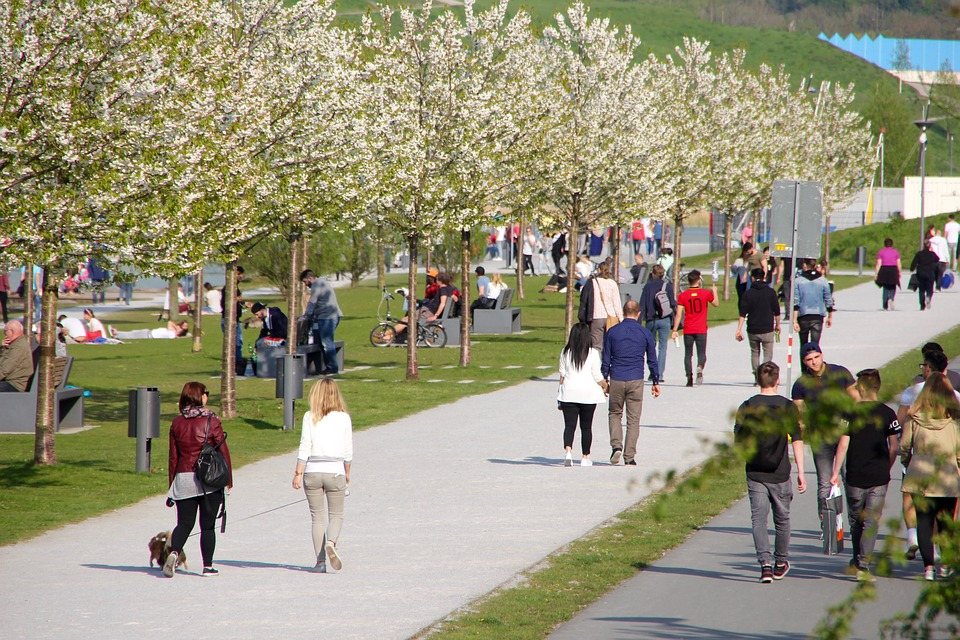
%> input picture Escrita/Template TOS/Sections/2AV1/Diagrams/passeioOri.jpg, 960 x 640 px
$ octave intracorr.m   (GNU Octave 9; MATLAB toolbox functions it lacks are replaced by stand-ins)
%> lines starting %> are read from the running program, lines starting %| are printed output that depends on the picture
### Developed_Work/Libaom/Tests/setGraphs.m
function setGraphs
    set(    groot, ...
            'DefaultFigureColor', 'w', ...
            'DefaultAxesLineWidth', 1, ...
            'DefaultAxesXColor', 'k', ...
            'DefaultAxesYColor', 'k', ...
            'DefaultAxesFontUnits', 'points', ...
            'DefaultAxesFontSize', 20, ...
            'DefaultAxesFontName', 'Times', ...
            'DefaultLineLineWidth', 4, ...
            'DefaultTextFontUnits', 'Points', ...
            'DefaultTextFontSize', 20, ...
            'DefaultTextFontName', 'Times', ...
            'DefaultAxesBox', 'off', ...
            'DefaultAxesTickLength', [0.02 0.025]);
    % set the tickdirs to go out - need this specific order
    set(    groot, 'DefaultAxesTickDir', 'out');
    set(    groot, 'DefaultAxesTickDirMode', 'manual');
end

### DevelopedWork/Libaom/Tests/Analysis Scripts/intracorr.m
%% Horizontal shift correlation
% Performs various horizontal shifts to an image, and calculates the
% autocorrelation with the original image
% Made for an example in my master thesis
clear all
close all
clc

%% Parameters
im_in_name = '/run/media/moinocencio/Data/Tese/Master-Thesis/Escrita/Template TOS/Sections/2AV1/Diagrams/passeioOri.jpg';
n_shifts = 10;

%% Calculate Correlation
im_in = imread(im_in_name);
%> im_in is the input picture: size 640x960x3 uint8; mean R, G, B 149.6, 144.9, 120.7
im_in_r = im_in(:,:,1);
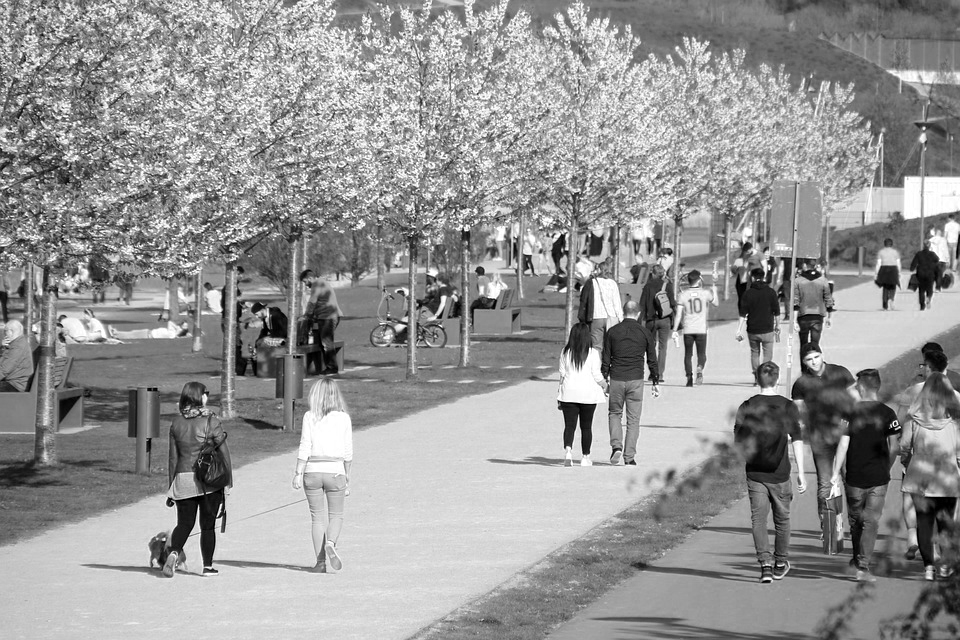
%> im_in_r: size 640x960 uint8; min 0, max 255, mean 149.6
im_in_g = im_in(:,:,2);
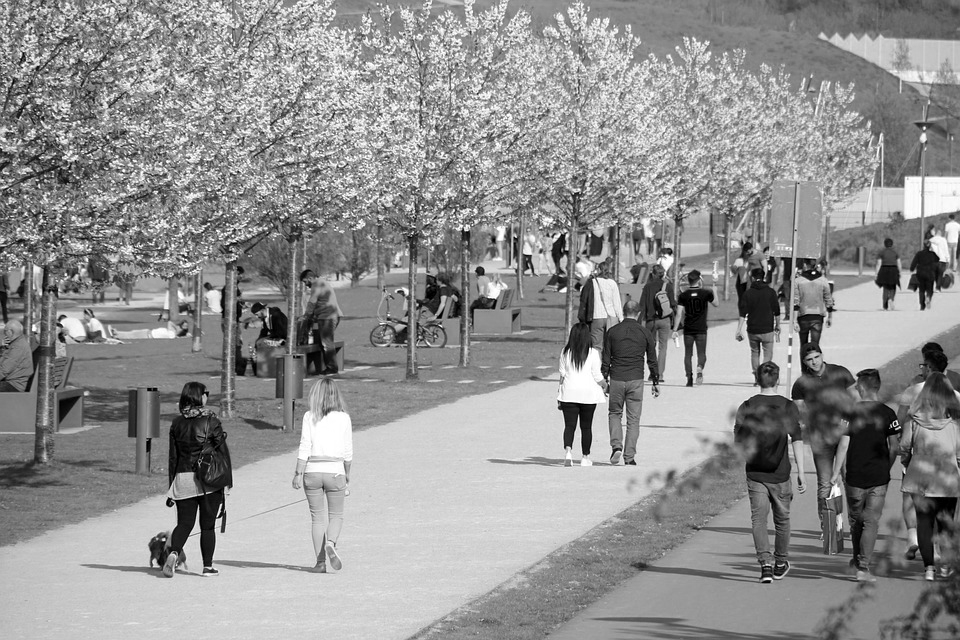
%> im_in_g: size 640x960 uint8; min 0, max 255, mean 144.9
im_in_b = im_in(:,:,3);
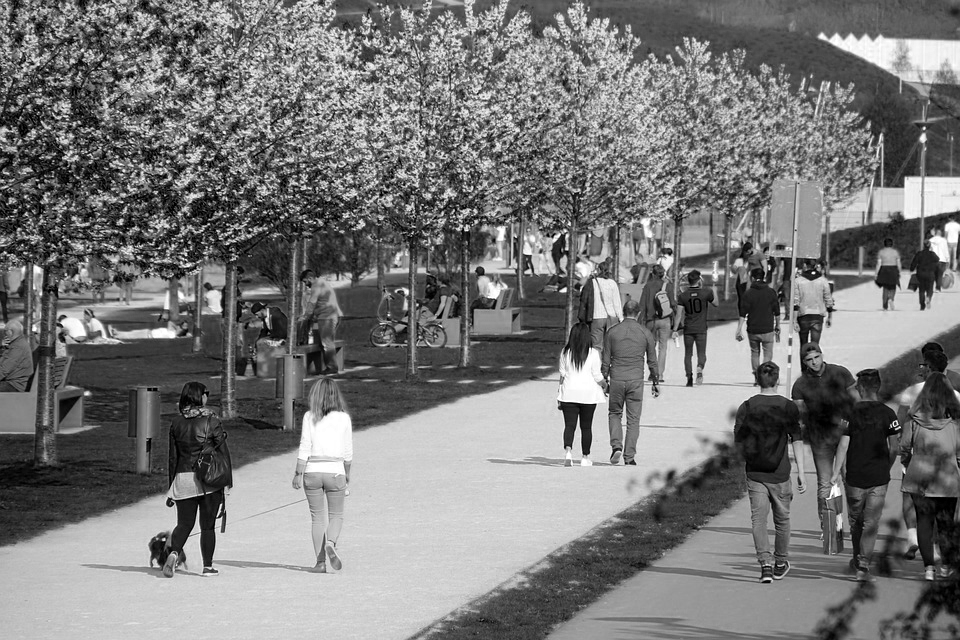
%> im_in_b: size 640x960 uint8; min 0, max 255, mean 120.7

t_size = size(im_in_r);
%> t_size = [640 960]
corr_v = zeros(1,n_shifts+1);
corr_v(1) = sum(sum(corr2(im_in_r,im_in_r)));

for i = 1:n_shifts
    im_temp_r = [zeros(t_size(1),i) im_in_r(:,1:end-i)];
    corr_v(i+1) = sum(sum(corr2(im_in_r,im_temp_r)));
end
%> this loop made 10 passes
%> pass 1, `im_temp_r = [zeros(t_size(1),i) im_in_r(:,1:end-i)];`:
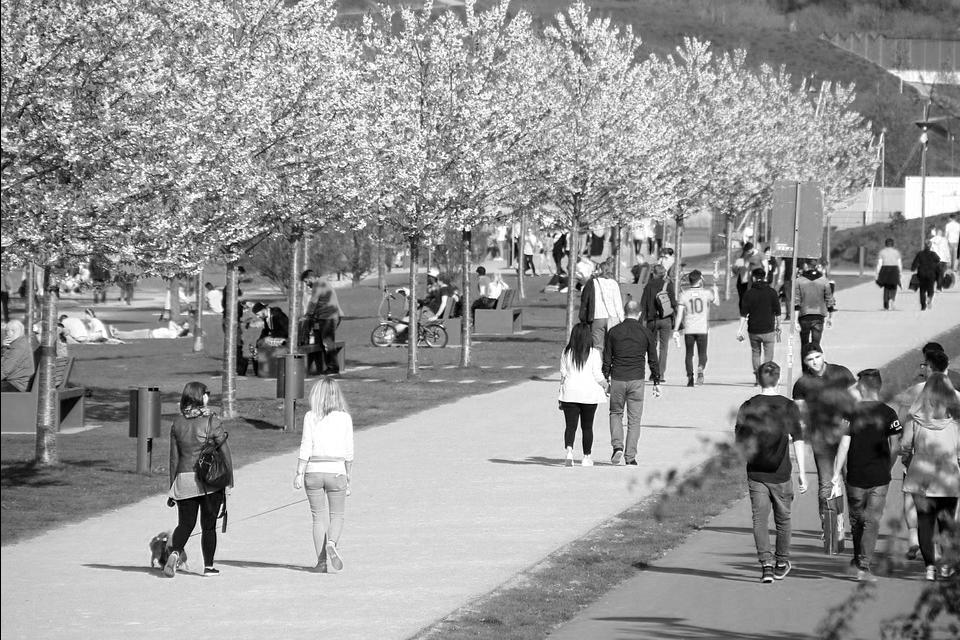
%> im_temp_r: size 640x960 uint8; min 0, max 255, mean 149.5
%> pass 2, `im_temp_r = [zeros(t_size(1),i) im_in_r(:,1:end-i)];`:
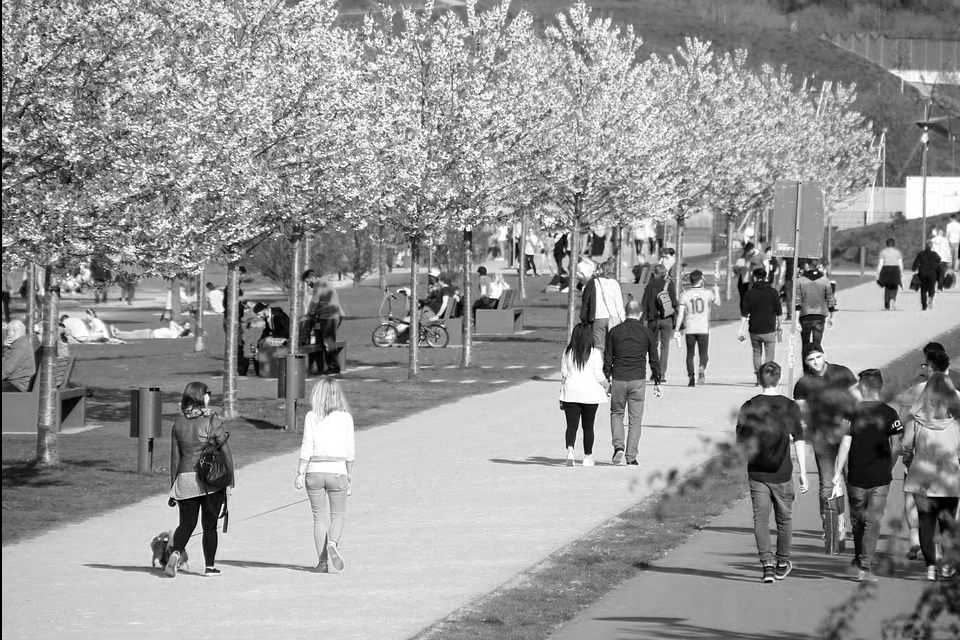
%> im_temp_r: size 640x960 uint8; min 0, max 255, mean 149.4
%> pass 3, `im_temp_r = [zeros(t_size(1),i) im_in_r(:,1:end-i)];`:
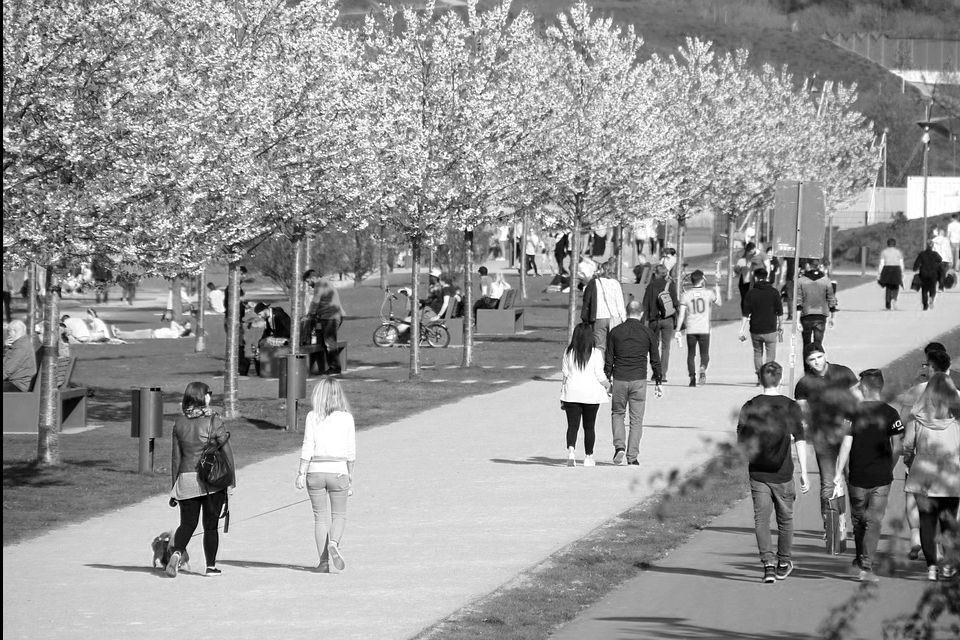
%> im_temp_r: size 640x960 uint8; min 0, max 255, mean 149.2
%> after the loop, corr_v = [1 0.908 0.799 0.742 0.697 0.662 0.633 0.609 0.587 0.569 0.553]

corr_v = corr_v/corr_v(1);

%% Plot values
figure('units','normalized','outerposition',[0 0 1 1])
plot(0:n_shifts,corr_v);
xlabel('Number of shifts'),ylabel('Normalized auto-correlation')
setGraphs();
%> in setGraphs, `set(    groot, 'DefaultAxesTickDirMode', 'manual');`:
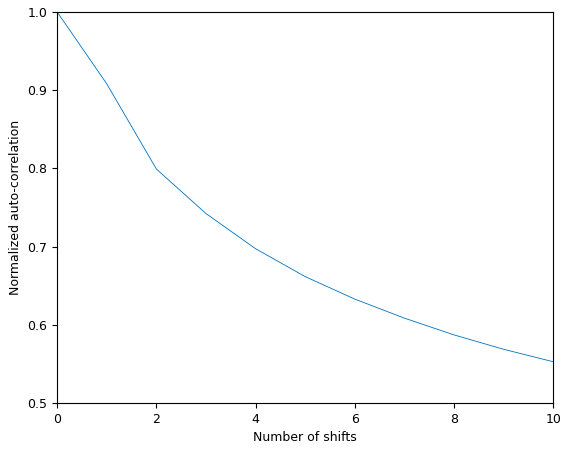
%> figure redrawn from the program's plot data; curve peaks at x = 0, y = 1

$ run again, with Escrita/Template TOS/Sections/2AV1/Diagrams/paisagemNoise.jpg copied over Escrita/Template TOS/Sections/2AV1/Diagrams/passeioOri.jpg
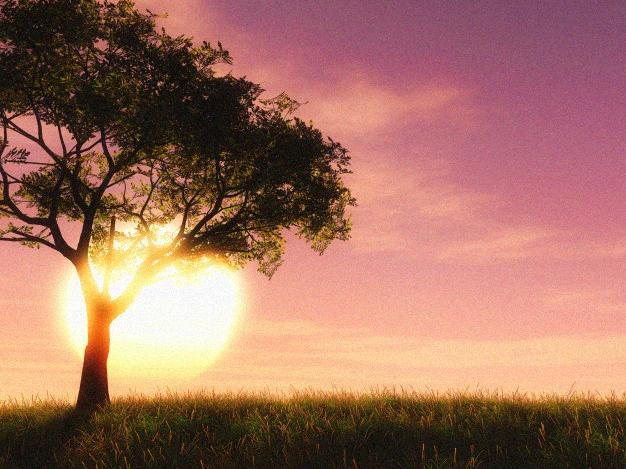
%> input picture Escrita/Template TOS/Sections/2AV1/Diagrams/paisagemNoise.jpg, 626 x 469 px
%> im_in is the input picture: size 469x626x3 uint8; mean R, G, B 160.5, 112.3, 97
%> the loop `for i = 1:n_shifts` made 10 passes
%> pass 3, `im_temp_r = [zeros(t_size(1),i) im_in_r(:,1:end-i)];`:
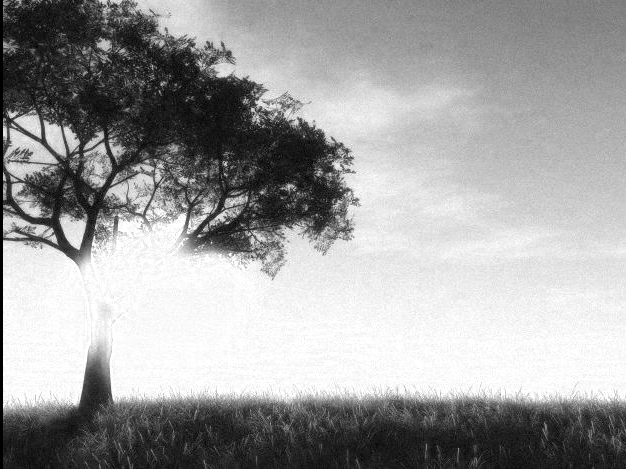
%> im_temp_r: size 469x626 uint8; min 0, max 255, mean 159.7
%> after the loop `for i = 1:n_shifts`: corr_v = [1 0.978 0.962 0.95 0.94 0.93 0.921 0.913 0.906 0.899 0.893]
%> in setGraphs, `set(    groot, 'DefaultAxesTickDirMode', 'manual');`:
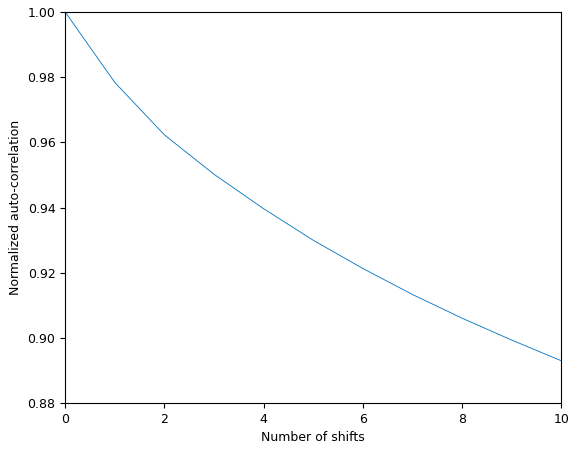
%> figure redrawn from the program's plot data; curve peaks at x = 0, y = 1
